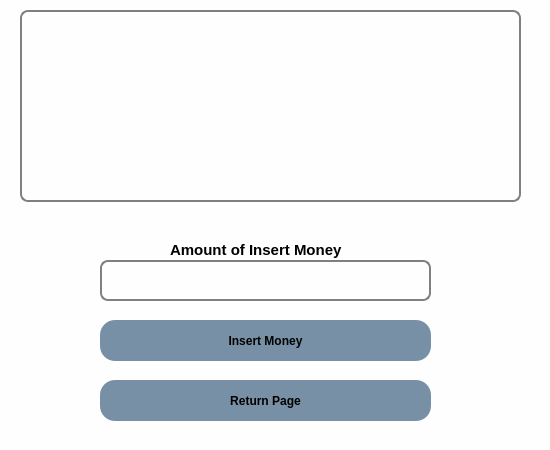
<?xml version="1.0" encoding="UTF-8"?>
<ui version="4.0">
 <class>Dialog</class>
 <widget class="QDialog" name="Dialog">
  <property name="geometry">
   <rect>
    <x>0</x>
    <y>0</y>
    <width>550</width>
    <height>450</height>
   </rect>
  </property>
  <property name="windowTitle">
   <string>Dialog</string>
  </property>
  <property name="styleSheet">
   <string notr="true">*
{
background:#fefefe;
}
#mainFrame {
border: 3px solid gray;
border-radius: 40px;
background: white;
}
QLineEdit {
padding: 1px;
border-style: solid;
border: 2px solid gray;
border-radius: 8px;
}

QPushButton
{
background: #7890a5;
border-radius:15px;
}

QPushButton:hover
{
color:#333;
border-radius:15px;
background:#49ebff;
}


QLabel {
font-weight: bold;
font-size: 15px;
}

QTextBrowser{
padding: 1px;
border-style: solid;
border: 2px solid gray;
border-radius: 8px;
}</string>
  </property>
  <widget class="QTextBrowser" name="text_browser_display">
   <property name="geometry">
    <rect>
     <x>20</x>
     <y>10</y>
     <width>501</width>
     <height>192</height>
    </rect>
   </property>
  </widget>
  <widget class="QPushButton" name="button_insert">
   <property name="geometry">
    <rect>
     <x>100</x>
     <y>320</y>
     <width>331</width>
     <height>41</height>
    </rect>
   </property>
   <property name="font">
    <font>
     <weight>75</weight>
     <bold>true</bold>
    </font>
   </property>
   <property name="text">
    <string>Insert Money</string>
   </property>
  </widget>
  <widget class="QLineEdit" name="line_insert">
   <property name="geometry">
    <rect>
     <x>100</x>
     <y>260</y>
     <width>331</width>
     <height>41</height>
    </rect>
   </property>
  </widget>
  <widget class="QPushButton" name="button_return">
   <property name="geometry">
    <rect>
     <x>100</x>
     <y>380</y>
     <width>331</width>
     <height>41</height>
    </rect>
   </property>
   <property name="font">
    <font>
     <weight>75</weight>
     <bold>true</bold>
    </font>
   </property>
   <property name="text">
    <string>Return Page</string>
   </property>
  </widget>
  <widget class="QLabel" name="label">
   <property name="geometry">
    <rect>
     <x>170</x>
     <y>240</y>
     <width>191</width>
     <height>20</height>
    </rect>
   </property>
   <property name="text">
    <string>Amount of Insert Money</string>
   </property>
  </widget>
 </widget>
 <resources/>
 <connections/>
</ui>
